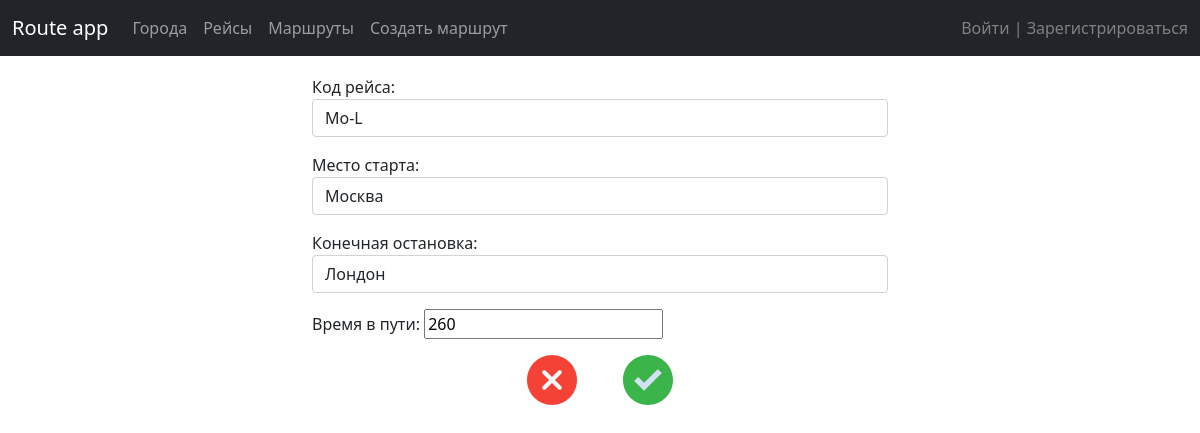
The page /edit_flight/1/ on the database its author committed.
### route/models.py (models this page shows, shortened)
class Planes(models.Model):
    plain_code = models.CharField('Код рейса', max_length=20, unique=True)
    plain_start = models.ForeignKey(Cities, related_name="plain_start_set", verbose_name='Место старта', on_delete=models.CASCADE)
    plain_end = models.ForeignKey(Cities, related_name='plain_end_set', verbose_name="Конечная остановка", on_delete=models.CASCADE)
    trip_time = models.PositiveIntegerField('Время в пути')
    class Meta:
        verbose_name = 'Рейс'
        verbose_name_plural = 'Рейсы'

### route/views.py (the view)
# urls.py: path('edit_flight/<int:pk>/', UpdateFlight.as_view(), name='edit_flight'),
class UpdateFlight(UpdateView):
    template_name = 'route/flight_update.html'
    model = Planes
    form_class = EditPlane

### route/forms.py
class EditPlane(forms.ModelForm):
    class Meta:
        model = Planes
        fields = ['plain_code', 'plain_start', 'plain_end', 'trip_time']
        widgets = {
            'plain_code': forms.TextInput(attrs={'class': 'form-control'}),
            'plain_start': forms.Select(attrs={'class': 'form-control'}),
            'plain_end': forms.Select(attrs={'class': 'form-control'})
        }

### route/models.py (called while the page is built)
    def __str__(self):
        return self.city

### templates/route/flight_update.html (shortened to what this page needs)
{% extends 'route/base.html' %}
{% load static %}
{% block content %}
<div class="container page col-md-6">
        <form method="post">
{{ form.as_p }}
                    <div class="buttons_form row col-md-4 col-sm-6 mx-auto">
            <div class="a-wrapper col-6">
        <a href="#" class="btn" onclick="history.go(-1)" style="padding: 0; border: none;"><img src="{% static 'img/remove.svg' %}" style="width: 50px;"></a>
            </div>
            <div class="a-wrapper col-6">
        <button type="submit" class="btn" style="padding: 0; border: none;"><img
                src="{% static 'img/check.svg' %}" style="width: 50px;"></button>
            </div>
        </div>
        </form>
</div>
{% endblock %}

### route/static/css/main.css (style rules this page uses)
.page { padding-top: 75px; }
.a-wrapper { text-align: center; }

### rows shown on the page
Planes: plain_code "Mo-L", plain_start "Москва", plain_end "Лондон", trip_time "260"
